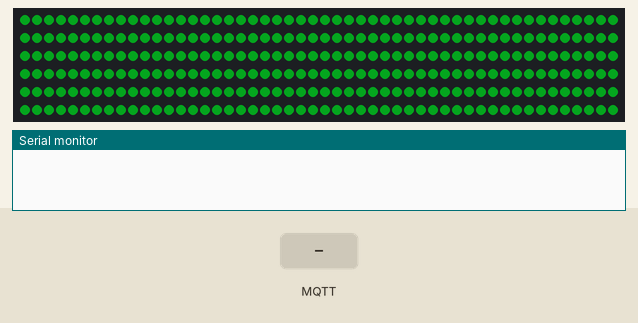
Simulated run of this sketch. Board: Arduino MKR. Shown: 300 RGB LEDs in strip order, left to right, continuing on the next row, the last lines printed to the serial monitor. The inputs (shaded band) are chosen by the test bench. Dim RGB values are drawn brighter than linear; WiFi joins after 1.5 s; servers stay silent unless stated; no MQTT or app messages arrive unless stated.

Above: at 0.8 s.
At 5.8 s:
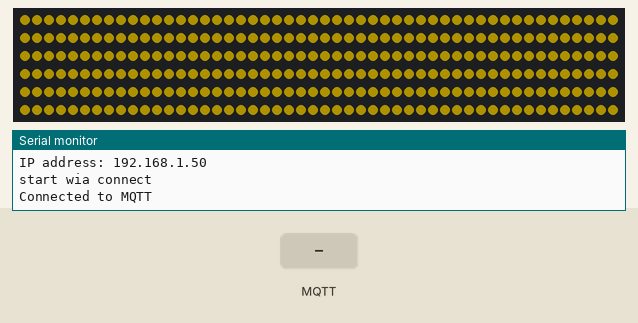
5.9 s: MQTT message "3" arrives on the first subscribed topic
At 7.2 s:
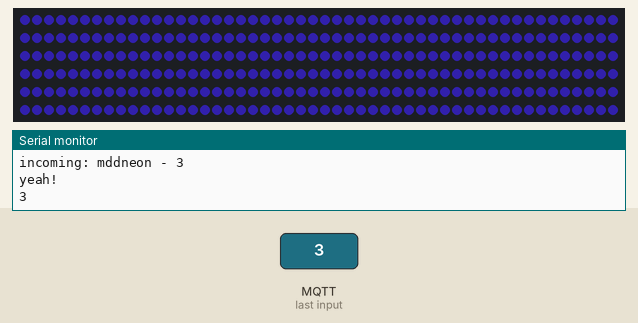
8.9 s: MQTT message "9" arrives on the first subscribed topic
At 10.4 s:
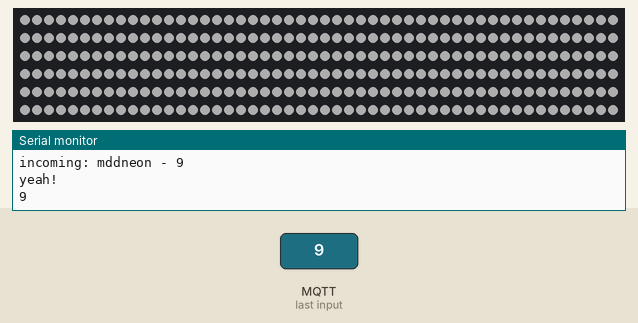
12.1 s: MQTT message "0" arrives on the first subscribed topic
At 13.3 s:
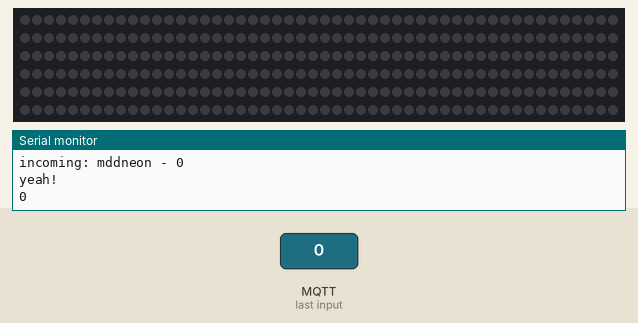
Timing chart, 0 to 15.1 s (numbered marks = the images above; inputs shaded):
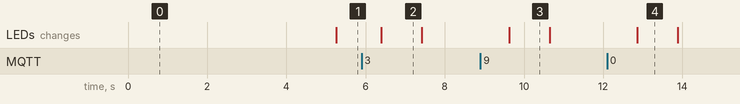

Measured:
- after the input at 5.9 s, the LEDs: change after 0.50 s (image 2)
- after the input at 8.9 s, the LEDs: change after 0.73 s (image 3)
- after the input at 12.1 s, the LEDs: change after 0.76 s (image 4)
- what the display in image 2 shows lasts 1.0 s, from 6.4 s to 7.4 s

The sketch:

TryWifi1010OnMqttWithLight.ino
```cpp
#include <Adafruit_DotStar.h>
#include <WiFiNINA.h>
#include <MQTT.h>
#include <FastLED.h>
#include <SPI.h>

#define NUMPIXELS 300 // Number of LEDs in strip
#define DATAPIN    11
#define CLOCKPIN   12
Adafruit_DotStar strip(NUMPIXELS, DATAPIN, CLOCKPIN, DOTSTAR_BRG);
CRGB leds[300];

#define BRIGHTNESS 50 // range of 0 - 255

int      head  = 0, tail = -20; // Index of first 'on' and 'off' pixels
uint32_t color = 0xFF0000;      // 'On' color (starts red)


// ****** WIFI THINGS ******

const char WIFI_SSID[] = "IoT"; // WiFI ssid
const char WIFI_PASS[] = "IoT4onderwijs"; //WiFI password

//WiFiSSLClient ipCloudStack;
WiFiClient wifiClient;
MQTTClient mqttClient;

int status = WL_IDLE_STATUS;

// Wia Cloud MQTT params
char mqttCloudServer[]     = "broker.shiftr.io";
int  mqttCloudPort         = 1883;

// get this from the wia dashboard. it should start with `d_sk`
char mqttCloudUsername[]   = "try";
char mqttCloudPassword[]   = "try";

// Wia API parameters
char server[] = "broker.shiftr.io";
const int mqttPort = 1883;  // Default MQTT port

// Topics
String pingCommandTopic = "mddneon";//devices/" + deviceId + "/commands/ping/run";


void messageReceived(String &topic, String &payload) {
  Serial.println("incoming: " + topic + " - " + payload);

  // listen to mddneon channel
  if (topic.equals("mddneon")) {
    Serial.println("yeah!");
    Serial.println(payload);

    if (payload.equals(" ")) { // make gradient (red to white ish) at space bar
      for ( int i = 0; i < NUMPIXELS; i++) {
        int r = (int)max(0, min(255, map(i, NUMPIXELS * 0.00, NUMPIXELS * 0.33, 0, 255)));
        int g = (int)max(0, min(255, map(i, NUMPIXELS * 0.33, NUMPIXELS * 0.66, 0, 255)));
        int b = (int)max(0, min(255, map(i, NUMPIXELS * 0.66, NUMPIXELS * 1.00, 0, 255)));
        strip.setPixelColor(i, g, r, b);
      }
      strip.show();

    } else if (payload.equals("1")) {
      for ( int i = 0; i < NUMPIXELS; i++) {
        strip.setPixelColor(i, 0, 255, 0); // turn LEDs green at key 1

      } strip.show();
    } else if (payload.equals("2")) {
      for ( int i = 0; i < NUMPIXELS; i++) {
        strip.setPixelColor(i, 10, 200, 40); // turn LEDs pink at key 2

      } strip.show();
    } else if (payload.equals("3")) {
      for ( int i = 0; i < NUMPIXELS; i++) {
        strip.setPixelColor(i, 72, 47, 247);  // turn LEDs blue at key 3

      }
      strip.show();
    } else if (payload.equals("9")) {
      for ( int i = 0; i < NUMPIXELS; i++) {
        strip.setPixelColor(i, 255, 255 , 255); // turn LEDs white at key 9

      }
      strip.show();
    } else if (payload.equals("0")) {
      for ( int i = 0; i < NUMPIXELS; i++) {
        strip.setPixelColor(i, 0, 0, 0);// turn LEDs off at key 0

      }
      strip.show();
    }
  }
}

void connect() {

  // check for the presence of the shield:
  if (WiFi.status() == WL_NO_SHIELD) {
    Serial.println("WiFi shield not present");
    // don't continue:
    while (true);
  }

  // attempt to connect to WiFi network:
  while ( status != WL_CONNECTED) {
    Serial.print("Attempting to connect to SSID: ");
    Serial.println(WIFI_SSID);
    // Connect to WPA/WPA2 network. Change this line if using open or WEP network:
    status = WiFi.begin(WIFI_SSID, WIFI_PASS);

    // wait 2 seconds for connection:
    delay(2000);
  }
  Serial.print("\nconnecting...");

  Serial.println("\nconnected!\n");

  // when successfully connected to wifi, turn LEDs orange:
  for ( int i = 0; i < NUMPIXELS; i++) {
    strip.setPixelColor(i, 0xFFD700);
  }
  strip.show();

  Serial.print("\nIP address: ");
  Serial.println(WiFi.localIP());

  // You need to set the IP address directly.
  mqttClient.begin(mqttCloudServer, mqttCloudPort, wifiClient);

  Serial.println("start wia connect"); Serial.println();

  while (!mqttClient.connect("mddneon", mqttCloudUsername, mqttCloudPassword)) {
    Serial.print("*");
    delay(500);
  }

  Serial.println("Connected to MQTT");

  mqttClient.onMessage(messageReceived);

  mqttClient.subscribe(pingCommandTopic);
}

void setup() {
  Serial.begin(115200);


  strip.begin(); // Initialize pins for output
  strip.setBrightness(BRIGHTNESS);
  for ( int i = 0; i < 40; i++) {
    strip.setPixelColor(i, 10, 200, 40); // turn first 40 LEDs green at startup (one by one!)
    strip.show();
  }

  for ( int i = 0; i < NUMPIXELS; i++) {
    strip.setPixelColor(i, 10, 200, 40); // turn all LEDs green at startup (all at once!)
  }
  strip.show();

}

void loop() {
  mqttClient.loop();
  delay(1000);

  if (!wifiClient.connected()) {
    connect();
  }

}
```
